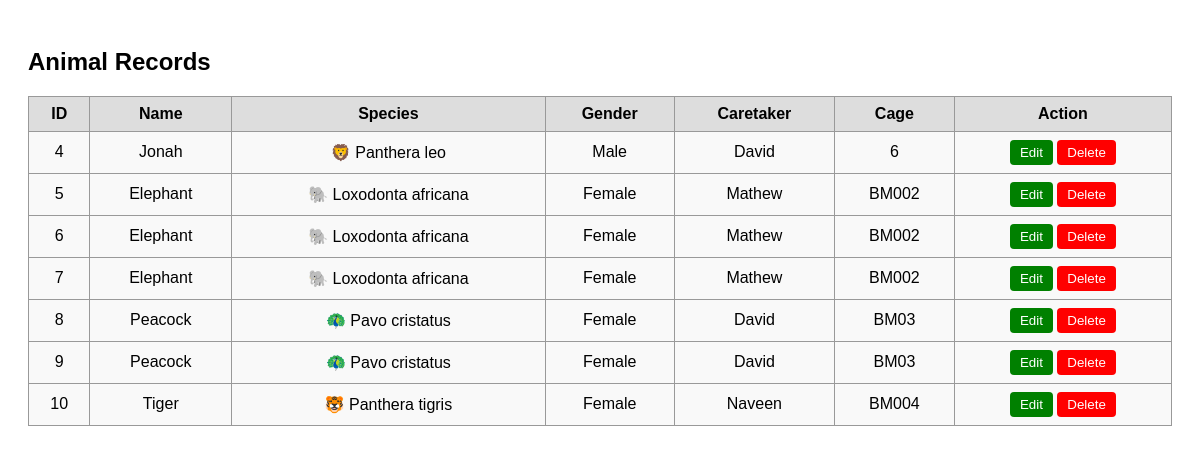
Screenshot of /view_animals with the database file from the repository.
### tables this page shows
CREATE TABLE animals (
                    id INTEGER PRIMARY KEY AUTOINCREMENT,
                    name TEXT, species TEXT, gender TEXT,
                    caretaker TEXT, cage_number TEXT);

### app.py (the view)
@app.route('/view_animals')
def view_animals():
    conn = sqlite3.connect('zoo.db')
    c = conn.cursor()
    c.execute("SELECT * FROM animals")
    rows = c.fetchall()
    conn.close()
    return render_template('view_animals.html', records=rows)

### templates/view_animals.html (shortened to what this page needs)
<!DOCTYPE html>
<html>
<head>
</head>
<body>
  <h2>Animal Records</h2>
  <table>
    <tr>
      <th>ID</th><th>Name</th><th>Species</th><th>Gender</th><th>Caretaker</th><th>Cage</th><th>Action</th>
    </tr>
    {% for row in records %}
    <tr>
      <td>{{ row[0] }}</td>
      <td>{{ row[1] }}</td>
      <td>{{ row[2] }}</td>
      <td>{{ row[3] }}</td>
      <td>{{ row[4] }}</td>
      <td>{{ row[5] }}</td>
      <td>
        <form method="GET" action="/edit_animal/{{ row[0] }}" style="display:inline;">
          <button type="submit" class="edit-btn">Edit</button>
        </form>
        <form method="POST" action="/delete_animal/{{ row[0] }}" style="display:inline;">
          <button type="submit" class="delete-btn" onclick="return confirm('Are you sure you want to delete this record?')">Delete</button>
        </form>
      </td>
    </tr>
    {% endfor %}
  </table>
</body>
</html>

### templates/view_animals.html (style rules this page uses)
body { font-family: Arial, sans-serif; padding: 20px; }
table { border-collapse: collapse; width: 100%; background-color: #f9f9f9; }
th, td { border: 1px solid #999; padding: 8px; text-align: center; }
th { background-color: #ddd; }
form { display: inline; }
.delete-btn, .edit-btn { padding: 5px 10px; border: none; border-radius: 4px; cursor: pointer; color: white; }
.edit-btn { background-color: green; }
.delete-btn { background-color: red; }

### rows the page displays
animals: id "4", name "Jonah", species "🦁 Panthera leo", gender "Male", caretaker "David", cage_number "6"
animals: id "5", name "Elephant", species "🐘 Loxodonta africana", gender "Female", caretaker "Mathew", cage_number "BM002"
animals: id "6", name "Elephant", species "🐘 Loxodonta africana", gender "Female", caretaker "Mathew", cage_number "BM002"
animals: id "7", name "Elephant", species "🐘 Loxodonta africana", gender "Female", caretaker "Mathew", cage_number "BM002"
animals: id "8", name "Peacock", species "🦚 Pavo cristatus", gender "Female", caretaker "David", cage_number "BM03"
animals: id "9", name "Peacock", species "🦚 Pavo cristatus", gender "Female", caretaker "David", cage_number "BM03"
animals: id "10", name "Tiger", species "🐯 Panthera tigris", gender "Female", caretaker "Naveen", cage_number "BM004"
